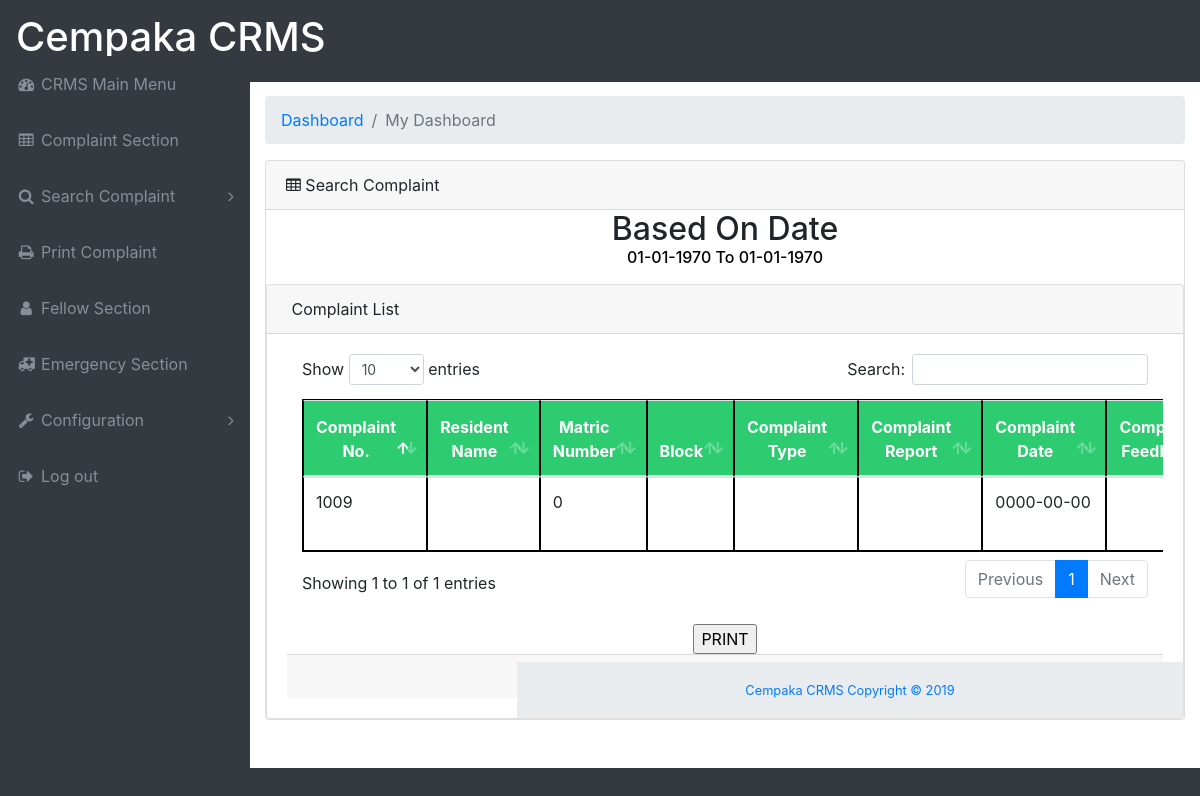
/search_by_date.php (signed in), run on the app's committed database.
### tables this page shows
CREATE TABLE `complaint` (
  `id` int(11) NOT NULL,
  `complaint_id` int(20) NOT NULL,
  `username` int(11) NOT NULL,
  `name` varchar(50) NOT NULL,
  `complaint_type` varchar(20) NOT NULL,
  `complaint_report` varchar(200) NOT NULL,
  `dated` date NOT NULL,
  `block` varchar(50) NOT NULL,
  `feedback_report` varchar(200) NOT NULL,
  `finish_dated` date NOT NULL,
  `action` varchar(20) NOT NULL,
  `status` int(11) NOT NULL
);

### search_by_date.php (the view, shortened to what this page needs)
<?php
include "connection.php";
?>
<!DOCTYPE html>
<html lang="en">
<head>
  <link href="vendor/bootstrap/css/bootstrap.min.css" rel="stylesheet">
  <link href="vendor/font-awesome/css/font-awesome.min.css" rel="stylesheet" type="text/css">
  <link href="vendor/datatables/dataTables.bootstrap4.css" rel="stylesheet">
  <link href="includes/css/sb-admin.css" rel="stylesheet">
</head>
<body class="fixed-nav sticky-footer bg-dark" id="page-top">
<?php
include 'menu.php';
?>
<br>
<div class="content-wrapper">
    <div class="container-fluid">
      <ol class="breadcrumb">
        <li class="breadcrumb-item">
          <a href="search_complaint.php">Dashboard</a>
        </li>
        <li class="breadcrumb-item active">My Dashboard</li>
      </ol>
      <div class="card mb-3">
        <div class="card-header">
          <i class="fa fa-table"></i> Search Complaint </div>
 <?php
$old=$_POST['date'];
$new=date("d-m-Y",strtotime($old));
$old2=$_POST['date2'];
$new2=date("d-m-Y",strtotime($old2));
?>
<h2><center>Based On Date <h6 style="color:black"><?php echo $new ?> To <?php echo $new2 ?></h6></center></h2>
<?php
$sql="SELECT * FROM complaint WHERE dated BETWEEN '".$_POST['date']."' AND '".$_POST['date2']."' AND status=1 ORDER BY dated DESC";
$result=$link->query($sql);
if($result->num_rows>0)
{
    echo "<div class=card mb-3>
        <div class=card-header>
          <i class=fa fa-table></i> Complaint List </div>
        <div class=card-body>
          <div class=table-responsive>
            <table class=table table-bordered id=dataTable width=100% cellspacing=0>
    <thead>
    <tr>
    <th>Complaint No.</th>
    <th>Resident Name</th>
    <th>Matric Number</th>
    <th>Block</th>
    <th>Complaint Type</th>
    <th>Complaint Report</>
    <th>Complaint Date</th>
    <th>Complaint Feedback</th>
    <th>Finished Date</th>
    <th>Complaint Status</th>
    <th>Action</th>
    </tr></thead>
     ";
while($row = $result->fetch_assoc())
{
echo"
    <tr>
    <td>".$row["complaint_id"]."</td>
    <td>".$row["name"]."</td>
    <td>".$row["username"]."</td>
    <td>".$row["block"]."</td>
    <td>".$row["complaint_type"]."</td>
    <td>".$row["complaint_report"]."</td>
    <td>".$row["dated"]."</td>
    <td>".$row["feedback_report"]."</td>
    <td>".$row["finish_dated"]."</td>
    <td>".$row["action"]."</td>
    <td>&nbsp
    <a href='update_complaint.php?id=".$row["complaint_id"]."'><img src=includes/img/edit.png width=25 height=25></a>&nbsp
    <a href='delete_complaint_process.php?id=".$row["complaint_id"]."'><img src=includes/img/delete.png width=25 height=25></a>
    </td>
    </tr>
";
}
echo"</table>";
}
else
{
     echo "<script> alert('No records found!')</script>";
     echo"<script>setTimeout(\"location.href='search_complaint_by_date.php';\",1);</script>";
}
?>
<br>
<center><a href='print_report.php?id1=<?php echo $new ?>&id2=<?php echo $new2?>'><input type="button" value="PRINT"/>
        <div class="card-footer small text-muted">Updated yesterday at 11:59 PM</div>
      </div>
    </div>
    <footer class="sticky-footer">
      <div class="container">
        <div class="text-center">
          <small>Cempaka CRMS Copyright © 2019</small>
        </div>
      </div>
    </footer>
  </div>
</body>
</html>

### includes/css/sb-admin.css (style rules this page uses)
html { position: relative; min-height: 100%; }
body { overflow-x: hidden; }
body.sticky-footer { margin-bottom: 56px; }
body.sticky-footer .content-wrapper { min-height: calc(100vh - 56px - 56px); }
body.fixed-nav { padding-top: 56px; }
.content-wrapper { min-height: calc(100vh - 56px); padding-top: 1rem; }
.content-wrapper { overflow-x: hidden; background: white; }
@media (min-width: 992px) { .content-wrapper { margin-left: 250px; } }
footer.sticky-footer { position: absolute; right: 0; bottom: 0; width: 100%; height: 56px; background-color: #e9ecef; line-height: 55px; }
@media (min-width: 992px) { footer.sticky-footer { width: calc(100% - 250px); } }
@media (min-width: 992px) { .container { width:80%; margin:auto; overflow:hidden; } }

### search_by_date.php (style rules this page uses)
table, td, th { border: 1px solid black; }
.table { border-collapse: collapse; width: 90%; background-color: white; }
th { height: 50px; text-align: center; background-color: #2ECC71; color: white; }

### data on the page
complaint: complaint "1009", username "0", dated "0000-00-00"

### other printed values
$new "01-01-1970"
$new2 "01-01-1970"
